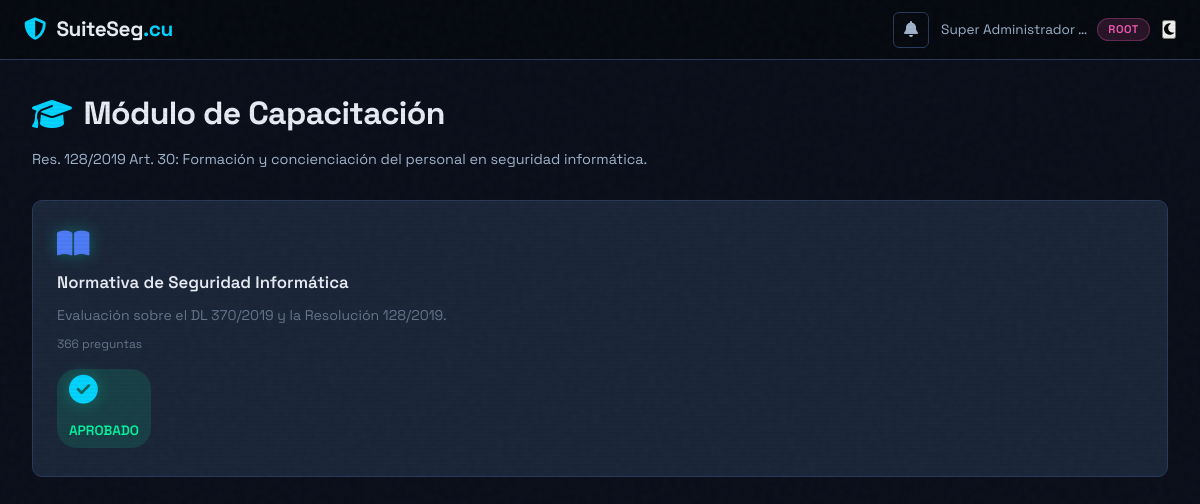
The app's page /capacitacion/ (signed in) with its own data.
### core/models.py (models this page shows, shortened)
class Perfil(models.Model):
    ROLES = [
        ('root', 'Super Administrador (Root)'),
        ('admin_red', 'Administrador de Red'),
        ('seguridad', 'Responsable de Seguridad Informática'),
        ('usuario', 'Usuario Normal'),
    ]
    user = models.OneToOneField(
        User,
        on_delete=models.CASCADE,
        related_name='perfil',
        verbose_name='Usuario asociado'
    )
    nombre_completo = models.CharField(
        max_length=200,
        verbose_name='Nombre completo'
    )
    cargo = models.CharField(
        max_length=150,
        verbose_name='Cargo',
        help_text='Ej: Especialista en Redes, Director, etc.'
    )
    departamento = models.ForeignKey(
        Departamento,
        on_delete=models.SET_NULL,
        null=True,
        blank=True,
        verbose_name='Departamento'
    )
    rol = models.CharField(
        max_length=20,
        choices=ROLES,
        default='usuario',
        verbose_name='Rol en el sistema'
    )
    telefono = models.CharField(
        max_length=20,
        blank=True,
        verbose_name='Teléfono'
    )
    fecha_ultimo_cambio_password = models.DateTimeField(
        null=True, blank=True,
        verbose_name='Fecha del último cambio de contraseña',
        help_text='Se actualiza automáticamente al cambiar la contraseña'
    )
    dias_expiracion_password = models.PositiveIntegerField(
        default=90,
        verbose_name='Días para expiración de contraseña',
        help_text='Días después de los cuales se obliga a cambiar (0=sin expiración)'
    )
    intentos_fallidos_login = models.PositiveIntegerField(
        default=0,
        verbose_name='Intentos fallidos de login consecutivos'
    )
    bloqueado_hasta = models.DateTimeField(
        null=True, blank=True,
        verbose_name='Bloqueado hasta (por intentos fallidos)'
    )
    secret_2fa = models.CharField(
        max_length=100, blank=True,
        verbose_name='Clave secreta TOTP (2FA)',
        help_text='Generada automáticamente al activar 2FA'
    )
    activado_2fa = models.BooleanField(
        default=False,
        verbose_name='Autenticación de dos factores activa'
    )
    fecha_actualizacion = models.DateTimeField(auto_now=True)
    fecha_creacion = models.DateTimeField(auto_now_add=True)
    class Meta:
        verbose_name = 'Perfil de usuario'
        verbose_name_plural = 'Perfiles de usuario'
        permissions = [
            ('puede_gestionar_usuarios', 'Puede gestionar usuarios del sistema'),
            ('puede_gestionar_inventario', 'Puede gestionar inventario de equipos'),
            ('puede_ver_admin', 'Puede ver paneles administrativos'),
        ]
    @property
    def es_admin(self):
        return self.rol in ['root', 'admin_red', 'seguridad']

class CursoCapacitacion(models.Model):
    titulo = models.CharField(max_length=200)
    descripcion = models.TextField()
    preguntas = models.TextField(default="[]", verbose_name="Preguntas y opciones (JSON)", help_text="Formato: [{'p': 'Pregunta', 'o': ['Opc1', 'Opc2'], 'r': 0}]")

### core/views.py (the view)
# urls.py: path('capacitacion/', views.vista_cursos, name='cursos'),
@login_requerido
def vista_cursos(request):
    cursos = CursoCapacitacion.objects.all()
    evaluaciones = EvaluacionCurso.objects.filter(usuario=request.user, aprobado=True).values_list('curso_id', flat=True)
    return render(request, 'cursos.html', {
        'cursos': cursos,
        'cursos_aprobados': list(evaluaciones)
    })

### core/context_processors.py (called while the page is built)
def notificaciones_no_leidas(request):
    if request.user.is_authenticated and hasattr(request.user, 'perfil'):
        from .models import Notificacion
        count = Notificacion.objects.filter(destinatario=request.user, leida=False).count()
        return {'notifs_count': count}
    return {'notifs_count': 0}

def dias_expiracion_password(request):
    if request.user.is_authenticated and hasattr(request.user, 'perfil'):
        perfil = request.user.perfil
        if (perfil.fecha_ultimo_cambio_password
            and perfil.dias_expiracion_password > 0
            and perfil.rol != 'root'):
            delta = (perfil.fecha_ultimo_cambio_password +
                     timedelta(days=perfil.dias_expiracion_password) - timezone.now())
            return {'password_dias_restantes': delta.days}
    return {'password_dias_restantes': None}

### templates/cursos.html (shortened to what this page needs)
{% extends 'base.html' %}
{% block contenido %}
<div class="page-header">
    <h1><i class="fas fa-graduation-cap"></i> Módulo de Capacitación</h1>
    <p>Res. 128/2019 Art. 30: Formación y concienciación del personal en seguridad informática.</p>
</div>
<div class="features-grid">
    {% for curso in cursos %}
    <div class="feature-card" style="flex-direction: column; justify-content: space-between; min-height: 200px;">
        <div>
            <i class="fas fa-book-open" style="color: var(--accent-blue); margin-bottom: 12px;"></i>
            <h3 style="margin-bottom: 8px;">{{ curso.titulo }}</h3>
            <p>{{ curso.descripcion|truncatewords:20 }}</p>
            <p style="font-size: 0.75rem; color: var(--text-muted); margin-top: 8px;">{{ curso.preguntas|length }} preguntas</p>
        </div>
        <div style="margin-top: 15px;">
            {% if curso.id in cursos_aprobados %}
                <span class="badge badge-green" style="font-size: 0.85rem; padding: 6px 12px;"><i class="fas fa-check-circle"></i> APROBADO</span>
            {% else %}
                <a href="{% url 'tomar_curso' curso.id %}" class="btn-primary btn-full" style="font-size: 0.85rem; justify-content: center;">
                    <i class="fas fa-play"></i> Tomar Evaluación
                </a>
            {% endif %}
        </div>
    </div>
    {% empty %}
    <p class="empty-text">No hay cursos disponibles aún.</p>
    {% endfor %}
</div>
{% endblock %}

### templates/base.html (shortened to what this page needs)
{% load static %}
<!DOCTYPE html>
<html lang="es">
<head>
    <link rel="stylesheet" href="https://cdnjs.cloudflare.com/ajax/libs/font-awesome/6.7.2/css/all.min.css"
 />
    <link rel="stylesheet" href="{% static 'css/main.css' %}">
</head>
<body>
    <nav class="navbar" role="navigation" aria-label="Barra de navegación principal">
<div class="navbar-left">
    <a href="/" class="navbar-brand" id="sidebarToggleBtn" onclick="toggleSidebar(event)" aria-label="Ir al inicio">
        <i class="fas fa-shield-alt"></i>
        <span class="brand-text">SuiteSeg<span class="accent">.cu</span></span>
    </a>
</div>
        <div class="navbar-right">
            {% if user.is_authenticated %}
                <div class="notif-wrapper">
                    <button class="notif-btn" onclick="toggleNotifPanel()" aria-label="Notificaciones" title="Notificaciones">
                        <i class="fas fa-bell"></i>
                    </button>
                </div>
                <div class="user-menu">
                    <span class="user-name">{{ user.perfil.nombre_completo|truncatewords:2 }}</span>
                    <span class="user-role badge-role badge-{{ user.perfil.rol }}">
                        {% if user.perfil.rol == 'root' %}ROOT
                        {% elif user.perfil.rol == 'admin_red' %}Admin Red
                        {% elif user.perfil.rol == 'seguridad' %}Seguridad
                        {% else %}Usuario
                        {% endif %}
                    </span>
                </div>
                <button id="themeToggle" class="theme-toggle-btn" aria-label="Cambiar tema" title="Cambiar tema">
                    <i class="fas fa-moon"></i>
                </button>
            {% endif %}
        </div>
    </nav>
    <div class="main-layout">
        <main class="main-content {% if not user.is_authenticated %}full-width{% endif %}" role="main">
            {% block contenido %}{% endblock %}
        </main>
    </div>
</body>
</html>

### static/css/main.css (style rules this page uses)
:root { --bg-primary: #06090f; --bg-secondary: #0c1220; --bg-card: rgba(12, 18, 32, 0.85); --bg-glass: rgba(15, 23, 42, 0.7); --border-color: rgba(0, 245, 212, 0.12); --border-hover: rgba(0, 245, 212, 0.3); --text-primary: #e2e8f0; --text-secondary: #94a3b8; --text-muted: #64748b; --accent-cyan: #00f5d4; --accent-magenta: #f15bb5; --accent-blue: #00bbf9; --accent-yellow: #fee440; --accent-green: #00f5a0; --accent-red: #ff3860; --accent-orange: #ff9500; --font-display: 'Space Grotesk', sans-serif; --font-mono: 'JetBrains Mono', monospace; --glow-cyan: 0 0 20px rgba(0, 245, 212, 0.3); --glow-magenta: 0 0 20px rgba(241, 91, 181, 0.3); --radius-sm: 6px; --radius-md: 10px; --radius-lg: 16px; --transition: 0.25s cubic-bezier(0.4, 0, 0.2, 1); }
*, *::before, *::after { box-sizing: border-box; margin: 0; padding: 0; }
html { scroll-behavior: smooth; }
body { font-family: var(--font-display); background: var(--bg-primary); color: var(--text-primary); min-height: 100vh; overflow-x: hidden; line-height: 1.6; }
h1 { font-size: 2rem; font-weight: 700; letter-spacing: -0.02em; }
h3 { font-size: 1.15rem; font-weight: 600; }
.accent { color: var(--accent-cyan); }
a { color: var(--accent-cyan); text-decoration: none; transition: var(--transition); }
.navbar { position: fixed; top: 0; left: 0; right: 0; height: 60px; background: rgba(6, 9, 15, 0.92); backdrop-filter: blur(20px); border-bottom: 1px solid var(--border-color); display: flex; align-items: center; justify-content: space-between; padding: 0 24px; z-index: 1000; }
.navbar-left { display: flex; align-items: center; gap: 16px; }
.navbar-brand { display: flex; align-items: center; gap: 10px; font-size: 1.3rem; font-weight: 700; color: var(--text-primary); cursor: pointer; transition: var(--transition); }
.navbar-brand i { color: var(--accent-cyan); font-size: 1.4rem; }
.brand-text { letter-spacing: -0.02em; }
.navbar-right { display: flex; align-items: center; gap: 12px; }
.notif-wrapper { position: relative; }
.notif-btn { position: relative; background: none; border: 1px solid var(--border-color); color: var(--text-secondary); font-size: 1rem; padding: 8px 10px; border-radius: var(--radius-sm); cursor: pointer; transition: var(--transition); }
.user-menu { display: flex; align-items: center; gap: 10px; }
.user-name { font-size: 0.85rem; color: var(--text-secondary); }
.badge-role { display: inline-block; padding: 2px 10px; border-radius: 20px; font-size: 0.7rem; font-weight: 600; text-transform: uppercase; letter-spacing: 0.05em; }
.badge-root { background: rgba(241,91,181,0.15); color: var(--accent-magenta); border: 1px solid rgba(241,91,181,0.3); }
.main-layout { display: flex; padding-top: 60px; min-height: 100vh; width: 100%; }
.main-content { flex: 1; width: 100%; margin-left: 0; padding: 28px 32px; min-height: calc(100vh - 60px); }
.badge { display: inline-block; padding: 2px 8px; border-radius: 20px; font-size: 0.7rem; font-weight: 600; }
.badge-green { background: rgba(0,245,160,0.12); color: var(--accent-green); }
.features-grid { display: grid; grid-template-columns: repeat(auto-fit, minmax(240px, 1fr)); gap: 20px; }
.feature-card { background: var(--bg-card); border: 1px solid var(--border-color); border-radius: var(--radius-md); padding: 28px 24px; transition: var(--transition); backdrop-filter: blur(10px); position: relative; overflow: hidden; }
.feature-card::after { content: ''; position: absolute; bottom: 0; left: 0; right: 0; height: 2px; background: linear-gradient(90deg, var(--accent-cyan), var(--accent-magenta)); transform: scaleX(0); transition: transform 0.4s ease; }
.feature-card i { font-size: 1.8rem; color: var(--accent-cyan); margin-bottom: 16px; filter: drop-shadow(0 0 8px rgba(0, 245, 212, 0.3)); display: block; }
.feature-card h3 { font-size: 1.05rem; margin-bottom: 10px; color: var(--text-primary); }
.feature-card p { font-size: 0.88rem; color: var(--text-muted); line-height: 1.6; }
.page-header { margin-bottom: 28px; }
.page-header h1 { display: flex; align-items: center; gap: 12px; margin-bottom: 8px; font-size: 2rem; }
.page-header h1 i { color: var(--accent-cyan); }
.page-header p { color: var(--text-secondary); font-size: 0.9rem; max-width: 800px; line-height: 1.7; }

### records on screen
CursoCapacitacion: titulo "Normativa de Seguridad Informática", descripcion "Evaluación sobre el DL 370/2019 y la Resolución 128/2019.", preguntas|length "366", shows "APROBADO"

### other values on screen
{{ user.perfil.nombre_completo|truncatewords:2 }} "Super Administrador …"
